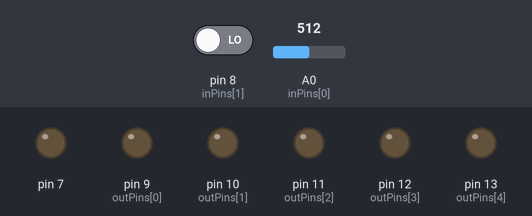
This sketch was run on a simulated Arduino Uno, built with avr-gcc and run on an emulated ATmega328P. Parts: output pins drawn as LEDs (lit = HIGH). Dashed ring = blinking. Inputs (shaded band) come from the test bench; at power-on: pin 8 (inPins[1]) LOW, A0 (inPins[0]) = 512.

Above: at 1.2 s.
1.3 s: pin 8 (inPins[1]) driven HIGH
At 1.45 s:
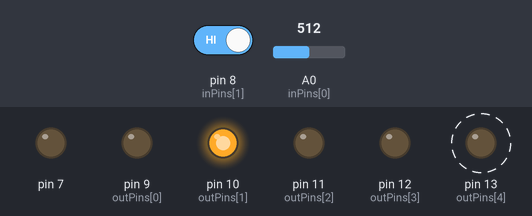
At 2.96 s:
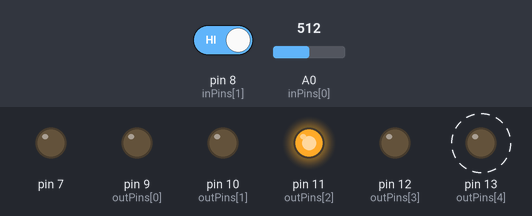
4.3 s: A0 (inPins[0]) set to 434
7.3 s: A0 (inPins[0]) set to 412
At 7.65 s:
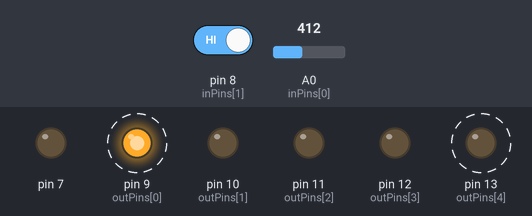
10.3 s: A0 (inPins[0]) set to 287
13.3 s: A0 (inPins[0]) set to 258
At 15.22 s:
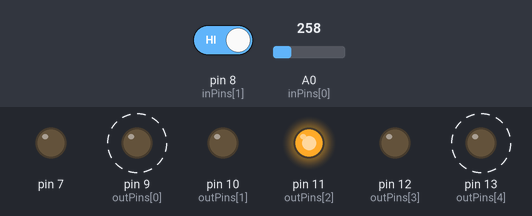
16.3 s: A0 (inPins[0]) set to 511
Timing chart, 0 to 22.8 s (numbered marks = the images above; inputs shaded):
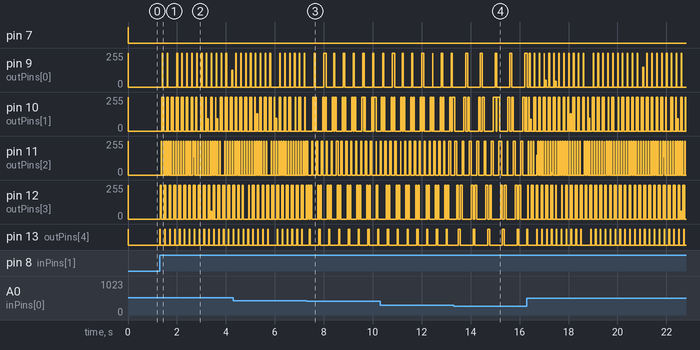

Measured:
- the behaviour switches between 425 and 424 on A0 (inPins[0]) (found by bisection; images 2 and 3)
- the behaviour switches between 273 and 272 on A0 (inPins[0]) (found by bisection; images 3 and 4)
- after the input at 1.3 s, pin 13 (outPins[4]): alternates HIGH for 0.02 s and LOW for 0.17 s, starting at once
- after the input at 7.3 s, pin 13 (outPins[4]): alternates HIGH for 0.05 s and LOW for 0.35 s, starting after 0.10 s
- after the input at 13.3 s, pin 9 (outPins[0]): alternates 255/255 for 0.07 s and 0/255 for 0.53 s, starting after 0.50 s; pin 13 (outPins[4]): alternates HIGH for 0.07 s and LOW for 0.53 s, starting after 0.20 s
- by itself, pin 9 (outPins[0]): moves between 0/255 and 255/255, repeating every 1.2 s

The sketch:

lab1.ino
```cpp
const int inPins[] = {A0, 8};  // The pins we will be reading in
const int outPins[] = {9, 10, 11, 12, 13};  // The pins we will be outputting to (The LEDs)

// Initialize all our variables
int prevState = LOW;
int state = LOW;
int pressCount = 0;
float ratio = 1.0;
long currTime = 0;

// the setup function runs once when you press reset or power the board
void setup() {
  // Initialize all the input and output pins
  for (int i = 0; i < sizeof(inPins); i++) {
    pinMode(inPins[i], INPUT);
  }
  for (int i = 0; i < sizeof(outPins); i++) {
    pinMode(outPins[i], OUTPUT);
  }
}

// Turn on all the pins
void allOn() {
  for (int i = 0; i < sizeof(outPins); i++) {
    digitalWrite(outPins[i], HIGH);
  }
}

// Turn off all the pins
void allOff() {
  for (int i = 0; i < sizeof(outPins); i++) {
    digitalWrite(outPins[i], LOW);
  }
}

// Turn off every pin except one pin, which we turn on
void allOffExcept(int pin) {
  for (int i = 0; i < sizeof(outPins); i++) {
    // If the current output pin is the argument pin, turn it on
    if (pin == outPins[i]) {
      digitalWrite(outPins[i], HIGH);
    }
    // Otherwise, turn it off
    else {
      digitalWrite(outPins[i], LOW);
    }
  }
}

// Turn off every pin except two pins, which we turn on
void allOffExcept(int pin1, int pin2) {
  for (int i = 0; i < sizeof(outPins); i++) {
    // If the current output pin is either of the argument pins, turn it on
    if (pin1 == outPins[i] || pin2 == outPins[i]) {
      digitalWrite(outPins[i], HIGH);
    }
    else {
      digitalWrite(outPins[i], LOW);
    }
  }
}

// Calculate which "phase" we're currently in. For example, if we have 4 phases, a wait time of 1000, and ratio is, then calcCurrentPhase returns 0, 1, 2, or 3, switching values every second.
int calcCurrentPhase(int phases, int wait) {
  int scaledWait = wait * ratio;
  return (currTime % (scaledWait * phases)) / scaledWait;
}

// Bounce the LED light back and forth
void bounce() {

  int currentPhase = calcCurrentPhase(8, 50);

  switch(currentPhase)
  {

    case 0 :
      allOffExcept(outPins[0]);
      break;
    case 1 :
      allOffExcept(outPins[1]);
      break;
    case 2 :
      allOffExcept(outPins[2]);
      break;
    case 3 :
      allOffExcept(outPins[3]);
      break;
    case 4 :
      allOffExcept(outPins[4]);
      break;
    case 5 :
      allOffExcept(outPins[3]);
      break;
    case 6 :
      allOffExcept(outPins[2]);
      break;
    case 7 :
      allOffExcept(outPins[1]);
      break;

  }

}

// Cycle the LED light
void wheel() {

  int currentPhase = calcCurrentPhase(5, 100);

  switch(currentPhase)
  {
    case 0 :
      allOffExcept(outPins[0]);
      break;
    case 1 :
      allOffExcept(outPins[1]);
      break;
    case 2 :
      allOffExcept(outPins[2]);
      break;
    case 3 :
      allOffExcept(outPins[3]);
      break;
    case 4 :
      allOffExcept(outPins[4]);
      break;
  }

}

// Move the LED from inside to outside
void zigzag()
{

  int currentPhase = calcCurrentPhase(4, 100);

  switch(currentPhase)
  {
    case 0 :
      allOffExcept(outPins[0], outPins[4]);
      break;
    case 1 :
      allOffExcept(outPins[1], outPins[3]);
      break;
    case 2 :
      allOffExcept(outPins[2]);
      break;
    case 3 :
      allOffExcept(outPins[1], outPins[3]);
      break;
  }
}

// Flash all LED lights
void allFlash() {

  int currentPhase = calcCurrentPhase(2, 100);

  switch(currentPhase)
  {
    case 0 :
      allOn();
      break;
    case 1 :
      allOff();
      break;
  }
}

// Read in the button pin. If It has just gone from Low To High, then register a button press.
void checkButton() {
  state = digitalRead(inPins[1]);

  if (state != prevState) {
    if (state == HIGH) {
      pressCount++;
    }
  }

  prevState = state;
}

// Based on the total number of presses, do a different LED display.
void cycle() {

  checkButton();

  if (pressCount % 6 == 0) {
    allOn();
  }
  if (pressCount % 6 == 1) {
    allOff();
  }
  if (pressCount % 6 == 2) {
    bounce();
  }
  if (pressCount % 6 == 3) {
    zigzag();
  }
  if (pressCount % 6 == 4) {
    allFlash();
  }
  if (pressCount % 6 == 5) {
    wheel();
  }
}

//// the loop function runs over and over again forever
void loop() {
  currTime = millis();  // read in the current time in milli seconds
  int val = analogRead(inPins[0]); // read in the value of the distance sensor
  float voltage= val * (5.0 / 1023.0); // convert it to a voltage from 0-5
  ratio = 5.0 / (3.6 * voltage - 0.8); // convert it to a ratio where 0.5 volts corresponds to a ratio of 5, and 3 volts corresponds to a ratio of 0.5.
  ratio = ((int)((ratio + 0.25) / 0.5)) * 0.5; // round it to the nearest 0.5 volts
  ratio = min(max(ratio, 0.5), 2.5); // coerce it inside the bounds [0.5, 2.5]
  cycle(); // display the correct LED configuration
}
```
